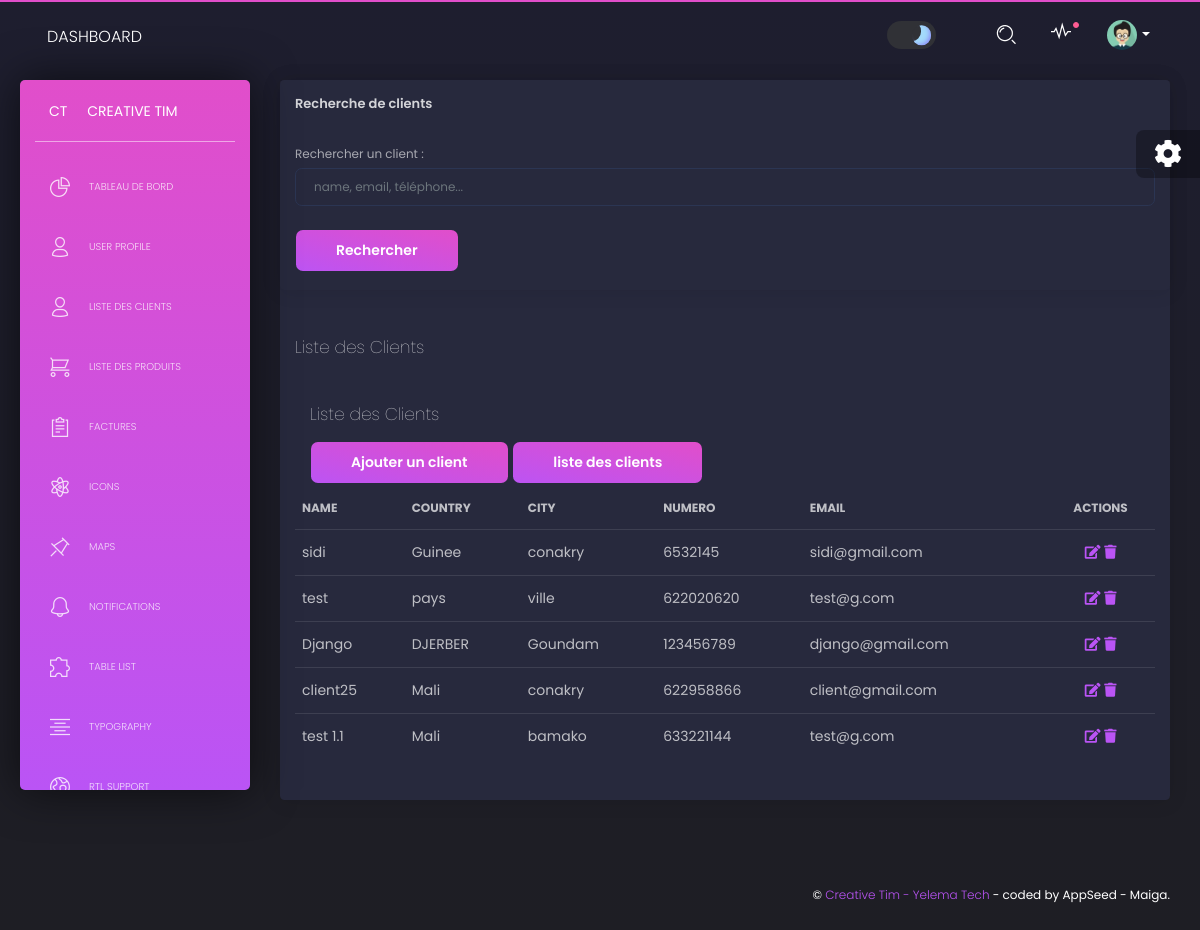
Before: /clients/ with the older database file.
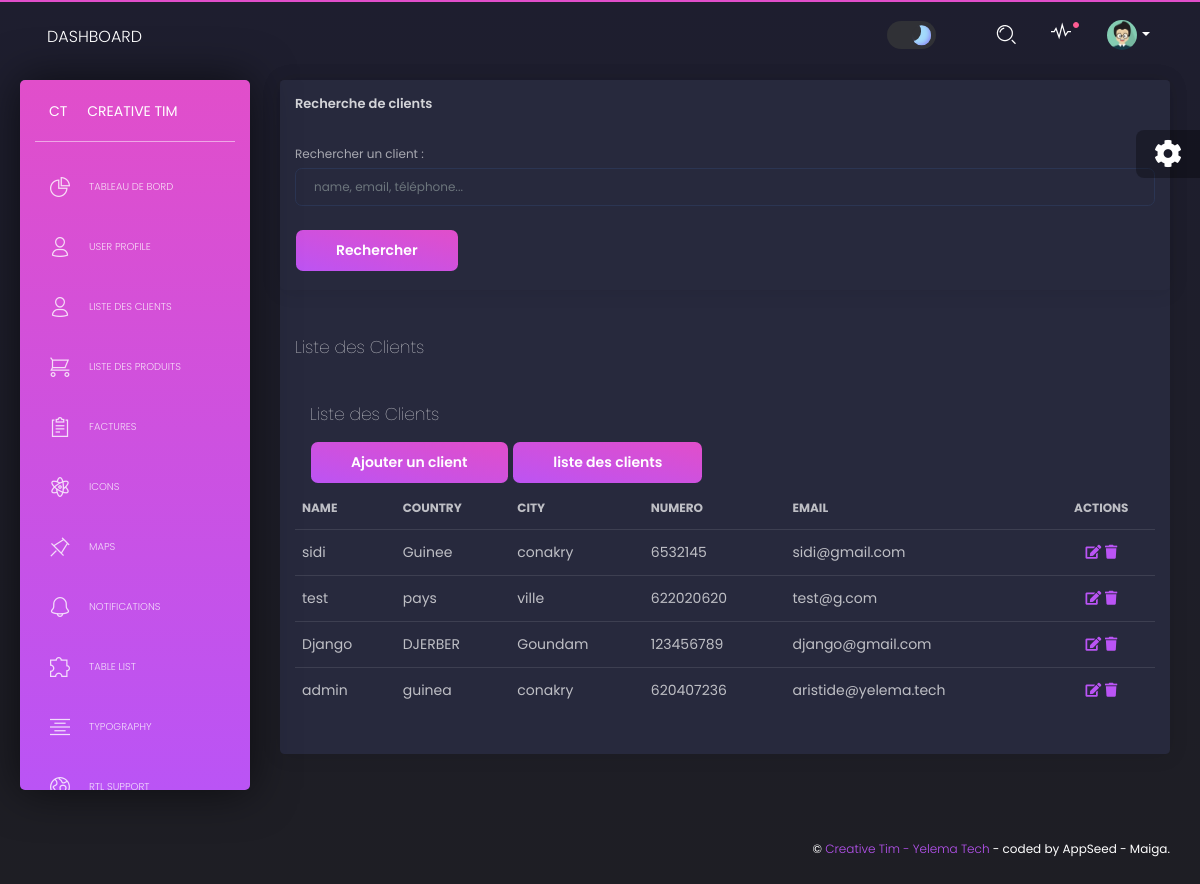
After: the same page with the newer database file.
### clients/models.py (models this page shows, shortened)
class Client(models.Model):
    name = models.CharField(max_length=100)
    adresse = models.CharField(max_length=45)
    numero_telephone = models.IntegerField()
    adresse_email = models.EmailField()
    ville = models.CharField(max_length=50)
    pays = models.CharField(max_length=50)
    apropos = models.TextField()

### clients/views.py (the view)
# urls.py: path('', views.liste_clients, name='liste_clients'),
def liste_clients(request):
    clients = Client.objects.order_by('name')
    context = {'clients': clients}
    search_query = request.GET.get('name')
    if search_query and search_query != '':
        clients = Client.objects.filter(name__icontains=search_query)
    else:
        clients = Client.objects.all()
    context = {
        'clients': clients,  # Utiliser 'clients' au lieu de 'client'
        'search_query': search_query
    }
    return render(request, 'clients/liste_clients.html', context)

### apps/context_processors.py (called while the page is built)
def cfg_assets_root(request):
    return { 'ASSETS_ROOT' : settings.ASSETS_ROOT }

### clients/templates/clients/liste_clients.html (shortened to what this page needs)
{% extends "layouts/base.html" %}
{% block content %}
<div class="content">
  <div class="row">
    <div class="col-md-12">
      <div class="card">
        <div class="card">
          <div class="card-header">
              <h5 class="title">Recherche de clients</h5>
          </div>
          <div class="card-body">
              <form method="get" action="{% url 'clients:liste_clients' %}">
                  <div class="form-group">
                      <label for="search_query">Rechercher un client :</label>
                      <input type="text" class="form-control" id="search_query" name="name" placeholder="name, email, téléphone...">
                  </div>
                  <button type="submit" class="btn btn-primary">Rechercher</button>
              </form>
          </div>
        </div>
        <div class="card-header">
          <h4 class="card-title">Liste des Clients</h4>
        </div>
        <div class="card-body">
          <div class="card-header flex-column">
            <h4 class="card-title">Liste des Clients</h4>
            <a href="{% url 'clients:ajouter_client' %}" class="btn btn-primary">Ajouter un client</a>
            <a href="{% url 'clients:liste_clients' %}" class="btn btn-primary">liste des clients</a>
          </div>
          <div class="table-responsive">
            <table class="table tablesorter">
              <thead class="text-primary">
                <tr>
                  <th>Name</th>
                  <th>Country</th>
                  <th>City</th>
                  <th>numero</th>
                  <th>Email</th>
                  <th class="text-center">Actions</th>
                </tr>
              </thead>
              <tbody>
                {% for client in clients %}
                <tr>
                  <td>{{ client.name }}</td>
                  <td>{{ client.pays }}</td>
                  <td>{{ client.ville }}</td>
                  <td>{{client.numero_telephone}}</td>
                  <td>{{client.adresse_email}}</td>
                  <td class="text-center">
                    <a href="{% url 'clients:modifier_client' client.pk %}"><i class="fas fa-edit"></i></a>
                    <a href="{% url 'clients:supprimer_client' client.pk %}"><i class="fas fa-trash"></i></a>
                  </td>
                </tr>
                {% endfor %}
              </tbody>
            </table>
          </div>
        </div>
      </div>
    </div>
  </div>
</div>
{% endblock content %}

Changed rows visible on the page:
removed Client: name "client25", pays "Mali", ville "conakry", numero_telephone "622958866", adresse_email "client@gmail.com"
removed Client: name "test 1.1", pays "Mali", ville "bamako", numero_telephone "633221144", adresse_email "test@g.com"
added Client: name "admin", pays "guinea", ville "conakry", numero_telephone "620407236", adresse_email "aristide@yelema.tech"
